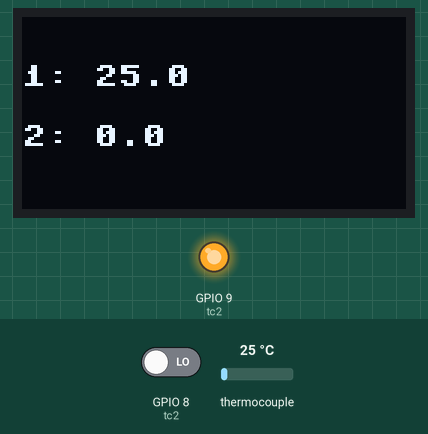
A program run on a simulated ESP32 board running MicroPython. On the bench: 128×64 one-colour display, output pins drawn as LEDs (lit = HIGH). Inputs (shaded band) come from the test bench; at power-on: thermocouple 25 °C, GPIO 8 (tc2) LOW. Pins used as bus, display or sensor lines are not drawn.

Above: at 1.2 s.
1.3 s: thermocouple set to 6 °C
At 2.0 s:
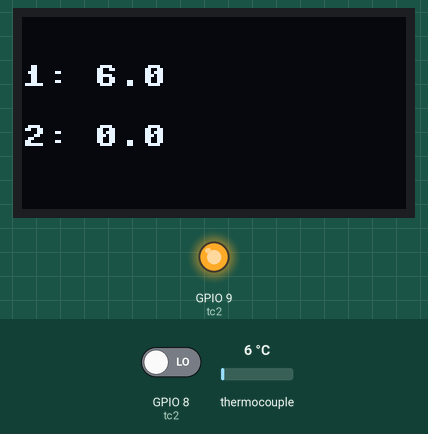
3.0 s: GPIO 8 (tc2) driven HIGH
At 4.2 s:
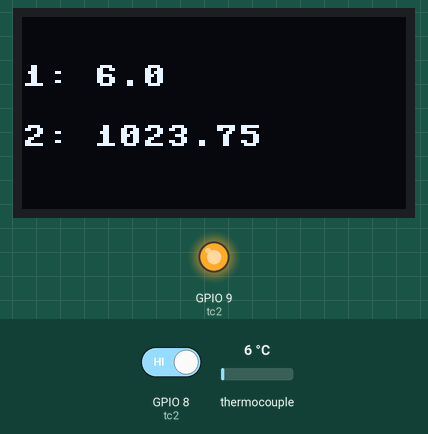
4.5 s: thermocouple set to 75 °C
At 5.4 s:
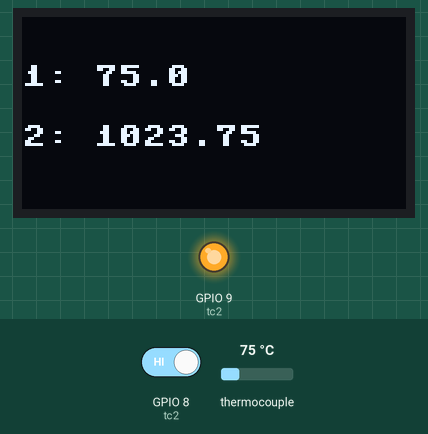
6.0 s: GPIO 8 (tc2) driven LOW
At 6.5 s:
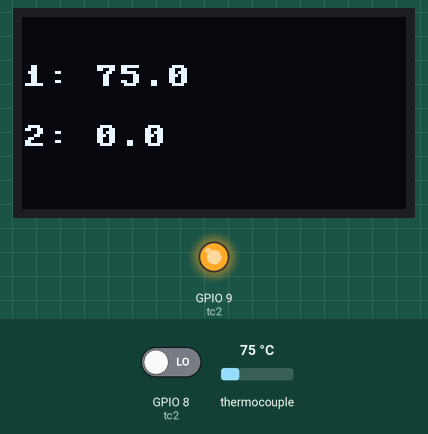
7.5 s: thermocouple set to 150 °C
At 8.8 s:
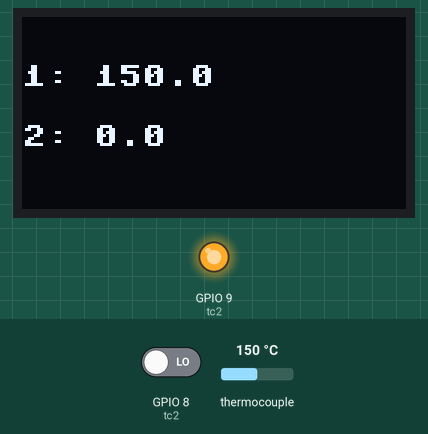
Timing chart, 0 to 10.0 s (numbered marks = the images above; inputs shaded):
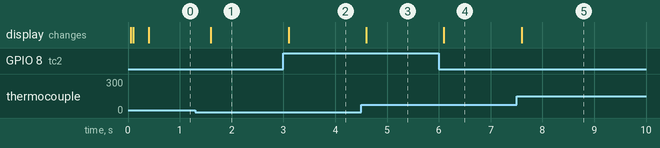

Measured:
- after the input at 1.3 s, the display: changes after 0.30 s (image 1)
- after the input at 3.0 s, the display: changes after 0.10 s (image 2)
- after the input at 4.5 s, the display: changes after 0.10 s (image 3)
- after the input at 6.0 s, the display: changes after 0.10 s (image 4)
- after the input at 7.5 s, the display: changes after 0.10 s (image 5)

The program:

dual.py
```python
from machine import Pin, SoftI2C
from ssd1306 import SSD1306_I2C
#import sh1107

import max6675
import framebuf
from time import sleep


# Dual thermocouples, with a small OLED display.
# Intended to run on my ESP32-C3 dev board.


#led = Pin(8, Pin.OUT)
#led.value(1)

tc1 = max6675.MAX6675(Pin(0,Pin.OUT),Pin(1,Pin.OUT),Pin(2,Pin.IN))
tc2 = max6675.MAX6675(Pin(10,Pin.OUT),Pin(9,Pin.OUT),Pin(8,Pin.IN))

oled = SSD1306_I2C(128,64,SoftI2C(scl=Pin(21),sda=Pin(20),freq=200000))

#oled = sh1107.SH1107_I2C(128, 128, SoftI2C(scl=Pin(21), sda=Pin(20), freq=400000), address=0x3c, rotate=90)
oled.contrast(0xff)

while True:
    temp1 = tc1.read()
    temp2 = tc2.read()
    oled.fill(0)
    oled.text("1: " + str(temp1), 0, 16)
    oled.text("2: " + str(temp2), 0, 36)
    oled.show()
    sleep(0.25)
```

max6675.py
```python
import time


class MAX6675:
    MEASUREMENT_PERIOD_MS = 220

    def __init__(self, sck, cs, so):
        """
        Creates new object for controlling MAX6675
        :param sck: SCK (clock) pin, must be configured as Pin.OUT
        :param cs: CS (select) pin, must be configured as Pin.OUT
        :param so: SO (data) pin, must be configured as Pin.IN
        """
        # Thermocouple
        self._sck = sck
        self._sck.value(0)

        self._cs = cs
        self._cs.value(1)

        self._so = so
        self._so.value(0)

        self._last_measurement_start = 0
        self._last_read_temp = 0
        self._error = 0

    def _cycle_sck(self):
        self._sck.value(1)
        time.sleep_us(1)
        self._sck.value(0)
        time.sleep_us(1)

    def refresh(self):
        """
        Start a new measurement.
        """
        self._cs.value(0)
        time.sleep_us(10)
        self._cs.value(1)
        self._last_measurement_start = time.ticks_ms()

    def ready(self):
        """
        Signals if measurement is finished.
        :return: True if measurement is ready for reading.
        """
        return time.ticks_ms() - self._last_measurement_start > MAX6675.MEASUREMENT_PERIOD_MS

    def error(self):
        """
        Returns error bit of last reading. If this bit is set (=1), there's problem with the
        thermocouple - it can be damaged or loosely connected
        :return: Error bit value
        """
        return self._error

    def read(self):
        """
        Reads last measurement and starts a new one. If new measurement is not ready yet, returns last value.
        Note: The last measurement can be quite old (e.g. since last call to `read`).
        To refresh measurement, call `refresh` and wait for `ready` to become True before reading.
        :return: Measured temperature
        """
        # Check if new reading is available
        if self.ready():
            # Bring CS pin low to start protocol for reading result of
            # the conversion process. Forcing the pin down outputs
            # first (dummy) sign bit 15.
            self._cs.value(0)
            time.sleep_us(10)

            # Read temperature bits 14-3 from MAX6675.
            value = 0
            for i in range(12):
                # SCK should resemble clock signal and new SO value
                # is presented at falling edge
                self._cycle_sck()
                value += self._so.value() << (11 - i)

            # Read the TC Input pin to check if the input is open
            self._cycle_sck()
            self._error = self._so.value()

            # Read the last two bits to complete protocol
            for i in range(2):
                self._cycle_sck()

            # Finish protocol and start new measurement
            self._cs.value(1)
            self._last_measurement_start = time.ticks_ms()

            self._last_read_temp = value * 0.25

        return self._last_read_temp
```
